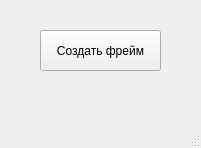
<?xml version="1.0" encoding="UTF-8"?>
<ui version="4.0">
 <class>MainWindow</class>
 <widget class="QMainWindow" name="MainWindow">
  <property name="geometry">
   <rect>
    <x>0</x>
    <y>0</y>
    <width>201</width>
    <height>148</height>
   </rect>
  </property>
  <property name="windowTitle">
   <string>MainWindow</string>
  </property>
  <widget class="QWidget" name="centralwidget">
   <widget class="QPushButton" name="buttonclass1">
    <property name="geometry">
     <rect>
      <x>40</x>
      <y>30</y>
      <width>121</width>
      <height>41</height>
     </rect>
    </property>
    <property name="text">
     <string>Создать фрейм</string>
    </property>
   </widget>
  </widget>
  <widget class="QMenuBar" name="menubar">
   <property name="geometry">
    <rect>
     <x>0</x>
     <y>0</y>
     <width>201</width>
     <height>21</height>
    </rect>
   </property>
  </widget>
  <widget class="QStatusBar" name="statusbar"/>
 </widget>
 <resources/>
 <connections/>
</ui>
